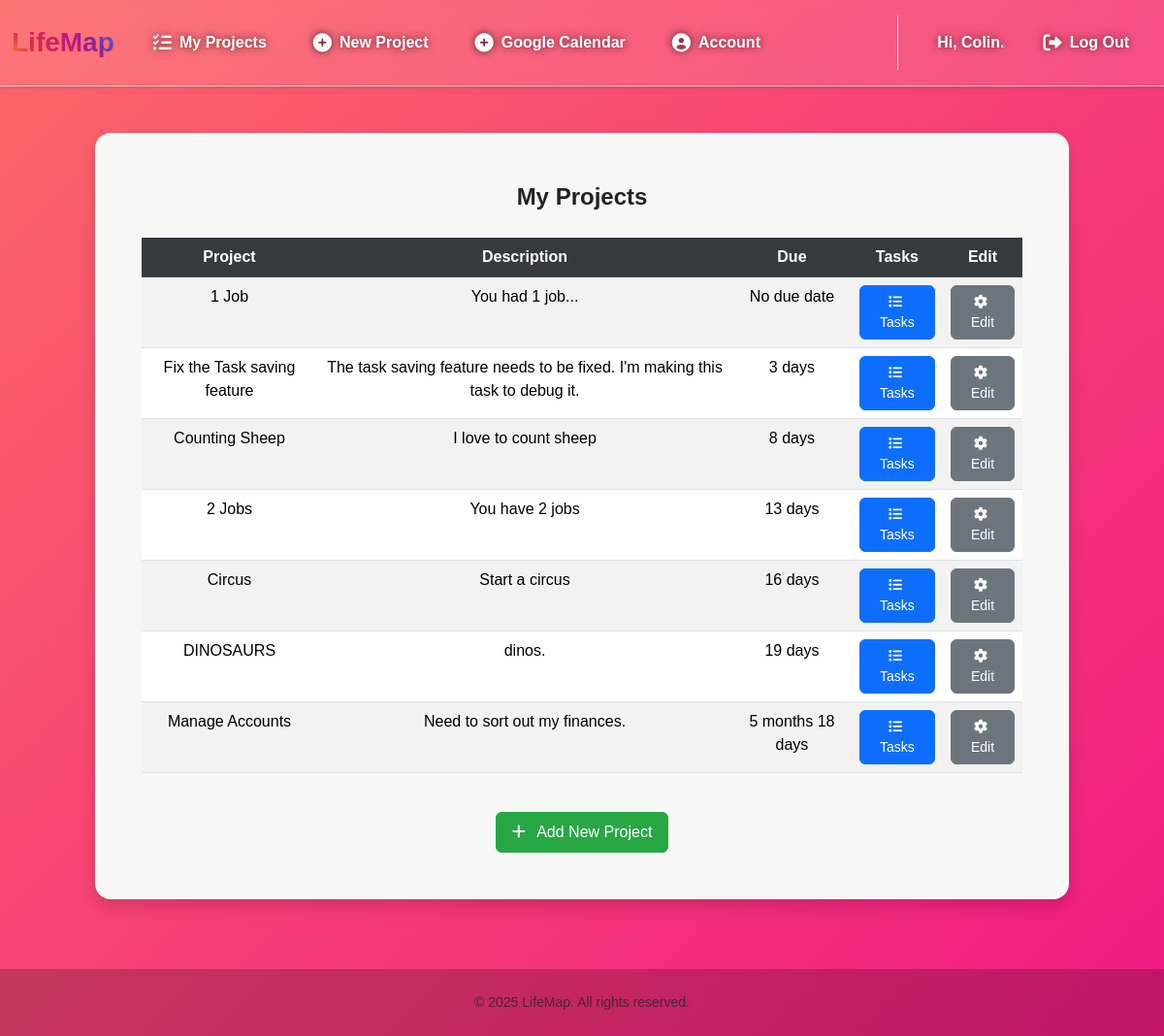
The page /projects (signed in) on the database as committed earlier.
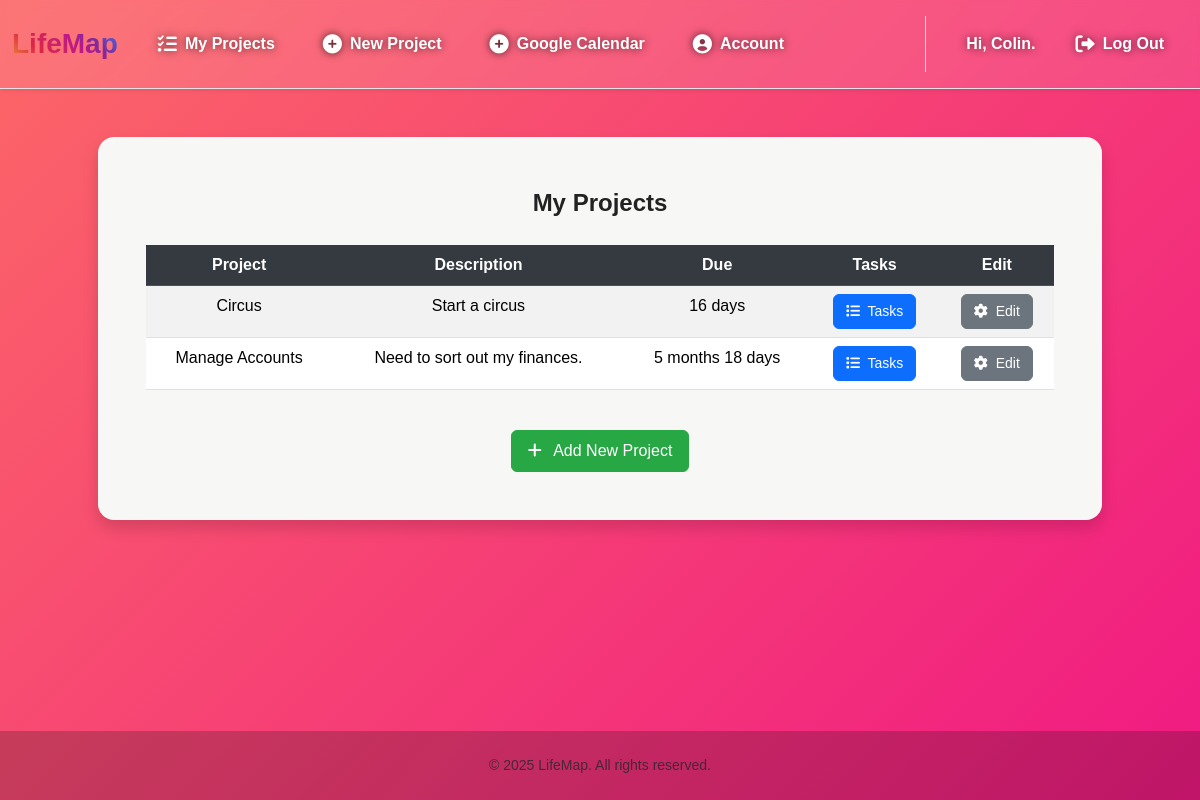
The same page on the database as committed later.
### tables this page shows
CREATE TABLE users (
    user_id INTEGER PRIMARY KEY AUTOINCREMENT,
    username TEXT NOT NULL UNIQUE,
    email TEXT UNIQUE,
    password_hash TEXT NOT NULL
, google_token TEXT);

CREATE TABLE projects (
    project_id INTEGER PRIMARY KEY AUTOINCREMENT,
    user_id INTEGER NOT NULL,
    name TEXT NOT NULL,
    description TEXT,
    start_date TEXT,
    end_date TEXT,
    FOREIGN KEY (user_id) REFERENCES users (user_id)
);

### app.py (the view)
@app.route("/projects", methods=["GET", "POST"])
@login_required
def projects_list():
    if request.method == "GET":
        conn = get_db()
        cursor = conn.cursor()
        user_id = session["user_id"]
        cursor.execute(
            """SELECT * FROM projects WHERE user_id = ? ORDER BY end_date ASC""", (user_id,))
        rows = [dict(row) for row in cursor.fetchall()]
        for row in rows:
            row["readable_due_date"] = format_date_difference(row["end_date"])
        return render_template(
            "projects.html",
            projects=rows,
            username=get_username(user_id))
    else:
        return error_page("Request Error, Only GET requests accepted.", 403)

### app.py (called while the page is built)
@app.after_request
def after_request(response):
    response.headers["Cache-Control"] = "no-cache, no-store, must-revalidate"
    response.headers["Expires"] = 0
    response.headers["Pragma"] = "no-cache"
    return response

### help.py (called while the page is built)
def get_db():
    if 'lifemap_db' not in g:
        g.lifemap_db = sqlite3.connect("LifeMap.db")
        g.lifemap_db.row_factory = sqlite3.Row
    return g.lifemap_db

def login_required(f):
    @wraps(f)
    def decorated_function(*args, **kwargs):
        if session.get("user_id") is None:
            return redirect("/login")
        return f(*args, **kwargs)
    return decorated_function

def get_username(user_id):
    conn = get_db()
    cursor = conn.cursor()
    cursor.execute("""SELECT username FROM users WHERE user_id = ?""", (user_id,))
    username_row = cursor.fetchone()
    return username_row[0] if username_row else None

def format_date_difference(target_date_str: str) -> str:
    if not target_date_str: return "No due date"
    target_date = date.fromisoformat(target_date_str)
    today = date.today()
    delta = relativedelta(target_date, today)
    if target_date < today: return "Date has passed"
    parts = []
    if delta.years: parts.append(f"{delta.years} year{'s' if delta.years != 1 else ''}")
    if delta.months: parts.append(f"{delta.months} month{'s' if delta.months != 1 else ''}")
    if delta.days: parts.append(f"{delta.days} day{'s' if delta.days != 1 else ''}")
    return " ".join(parts) or "Today"

### templates/projects.html (shortened to what this page needs)
{% extends "layout.html" %}
{% block username %}
    <div class="username fs-6 fw-bold">Hi, {{username}}.</div>
{% endblock %}
{% block main %}
    <div class="mb-4 shadow rounded-4 p-5 mx-auto" style="background-color: #f7f7f5 !important; max-width: 90%; width: 100%;">
        <div class="fs-4 fw-bold mb-4 text-center">
            My Projects
        </div>
        <div class="table-responsive">
            <table class="table table-hover table-striped">
                <thead class="table-dark">
                    <tr>
                        <th scope="col">Project</th>
                        <th scope="col">Description</th>
                        <th scope="col">Due</th>
                        <th scope="col">Tasks</th>
                        <th scope="col">Edit</th>
                    </tr>
                </thead>
                <tbody>
                    {% for row in projects %}
                    <tr>
                        <td> {{ row["name"] }} </td>
                        <td> {{ row["description"] }} </td>
                        {% if row["readable_due_date"] in this_week %}
                        <td><b style="color:red;"> {{ row["readable_due_date"]}}</b><td>
                        {% else %}
                        <td> {{ row["readable_due_date"]}}<td>
                        {% endif %}
                            <button class="details-button btn btn-sm btn-primary" data-project-id="{{ row["project_id"] }}">
                                <i class="fa-solid fa-list me-1"></i> Tasks
                            </button>
                        </td>
                        <td>
                            <button class="edit-button btn btn-sm btn-secondary" data-project-id="{{ row["project_id"] }}">
                                <i class="fa-solid fa-gear me-1"></i> Edit
                            </button>
                        </td>
                    </tr>
                    {% endfor %}
                </tbody>
            </table>
        </div>
        <div class="d-flex justify-content-center mt-4">
            <a href="/newProject" class="btn btn-new-project">
                <i class="fa-solid fa-plus me-2"></i> Add New Project
            </a>
        </div>
    </div>
{% endblock %}

### templates/layout.html (shortened to what this page needs)
<!DOCTYPE html>
<html lang="en">
<head>
    <link href="https://cdn.jsdelivr.net/npm/bootstrap@5.3.3/dist/css/bootstrap.min.css" rel="stylesheet" xintegrity="sha384-QWTKZyjpPEjISv5WaRU9OFeRpok6YctnYmDr5pNlyT2bRjXh0JMhjY6hW+ALEwIH">
    <link href="https://cdnjs.cloudflare.com/ajax/libs/font-awesome/6.0.0-beta3/css/all.min.css" rel="stylesheet">
    <link rel="stylesheet" href="{{ url_for('static', filename='css/layout2.css') }}">
</head>
<body id="bg" class="d-flex flex-column min-vh-100">
    <nav id="bgg" class="navbar navbar-expand-md navbar-light shadow-sm border-bottom py-3 sticky-top">
        <div class="container-fluid">
            <a class="navbar-brand text-gradient fs-3 fw-bolder" href="/">
                LifeMap
            </a>
            <div class="collapse navbar-collapse" id="navbarCollapse">
                {% if session["user_id"] %}
                    <ul class="navbar-nav me-auto mb-2 mb-md-0">
                        <li class="nav-item"><a class="nav-link text-dark py-2 px-3 d-flex align-items-center" href="/projects"><i class="fas fa-list-check me-2"></i> My Projects</a></li>
                        <li class="nav-item"><a class="nav-link text-dark py-2 px-3 d-flex align-items-center" href="/newProject"><i class="fas fa-plus-circle me-2"></i> New Project</a></li>
                        <li class="nav-item"><a class="nav-link text-dark py-2 px-3 d-flex align-items-center" href="/calendar"><i class="fas fa-plus-circle me-2"></i> Google Calendar</a></li>
                        <li class="nav-item"><a class="nav-link text-dark py-2 px-3 d-flex align-items-center" href="/account"><i class="fas fa-user-circle me-2"></i> Account</a></li>
                    </ul>
                    <ul class="navbar-nav ms-auto mb-2 mb-md-0 border-start border-md-0 border-gray-200 ps-md-4">
                        <li class="py-2 px-3 d-flex align-items-center" style="color: #ffff">{% block username %}{% endblock%}</li>
                        <li class="nav-item"><a class="nav-link text-danger py-2 px-3 d-flex align-items-center" href="/logout"><i class="fas fa-sign-out-alt me-2"></i> Log Out</a></li>
                    </ul>
                {% endif %}
            </div>
        </div>
    </nav>
    <main class="flex-grow-1 container-xl py-5 text-center">
        {% block main %}{% endblock %}
    </main>
    <footer id="bg" class="mt-auto py-4 text-center text-muted small">
        &copy; 2025 LifeMap. All rights reserved.
    </footer>
</body>
</html>

### static/css/layout2.css (style rules this page uses)
body { font-family: 'Poppins', sans-serif; background: linear-gradient(-45deg, #6a11cb, #2575fc, #ec008c, #fc6767); background-size: 400% 400%; animation: gradientBG 25s ease infinite; color: #222; display: flex; flex-direction: column; min-height: 100vh; }
.navbar { background: rgba(255, 255, 255, 0.1); backdrop-filter: blur(4px); border-bottom: 1px solid rgba(255, 255, 255, 0.2); box-shadow: 0 8px 32px 0 rgba(31, 38, 135, 0.37); }
.navbar-brand { font-weight: 700; font-size: 2rem; background: -webkit-linear-gradient(45deg, #f09433, #e6683c, #dc2743, #cc2366, #bc1888, #7a2c9e, #4f5bd5, #1a92d8); -webkit-background-clip: text; -webkit-text-fill-color: transparent; }
.nav-link { color: #fff !important; font-weight: 600; transition: all 0.3s ease; padding: 1rem 1.5rem !important; border-radius: 50px; text-shadow: 0px 0px 8px rgba(0, 0, 0, 0.7); }
.nav-link i { margin-right: 0.75rem; font-size: 1.2rem; }
footer { background: rgba(0, 0, 0, 0.2); color: rgba(255, 255, 255, 0.7); }
.username { text-shadow: 0px 0px 8px rgba(0, 0, 0, 0.7); }

### templates/projects.html (style rules this page uses)
.btn { border-radius: 0.375rem; font-weight: 500; transition: all 0.2s ease-in-out; padding: 0.375rem 0.75rem; font-size: 0.875rem; }
.btn-primary { background-color: #0d6efd; border-color: #0d6efd; color: white; }
.btn-secondary { background-color: #6c757d; border-color: #6c757d; color: white; }
.table-dark th { background-color: #343a40; color: white; }
.btn-new-project { background-color: #28a745; border-color: #28a745; color: white; padding: 0.5rem 1rem; font-size: 1rem; }

Rows that differ between the two databases and show on the page:
removed projects: name "1 Job", description "You had 1 job...", readable_due_date "No due date"
removed projects: name "Fix the Task saving feature", description "The task saving feature needs to be fixed. I'm making this task to debug it.", readable_due_date "3 days"
removed projects: name "Counting Sheep", description "I love to count sheep", readable_due_date "8 days"
removed projects: name "2 Jobs", description "You have 2 jobs", readable_due_date "13 days"
removed projects: name "DINOSAURS", description "dinos.", readable_due_date "19 days"
